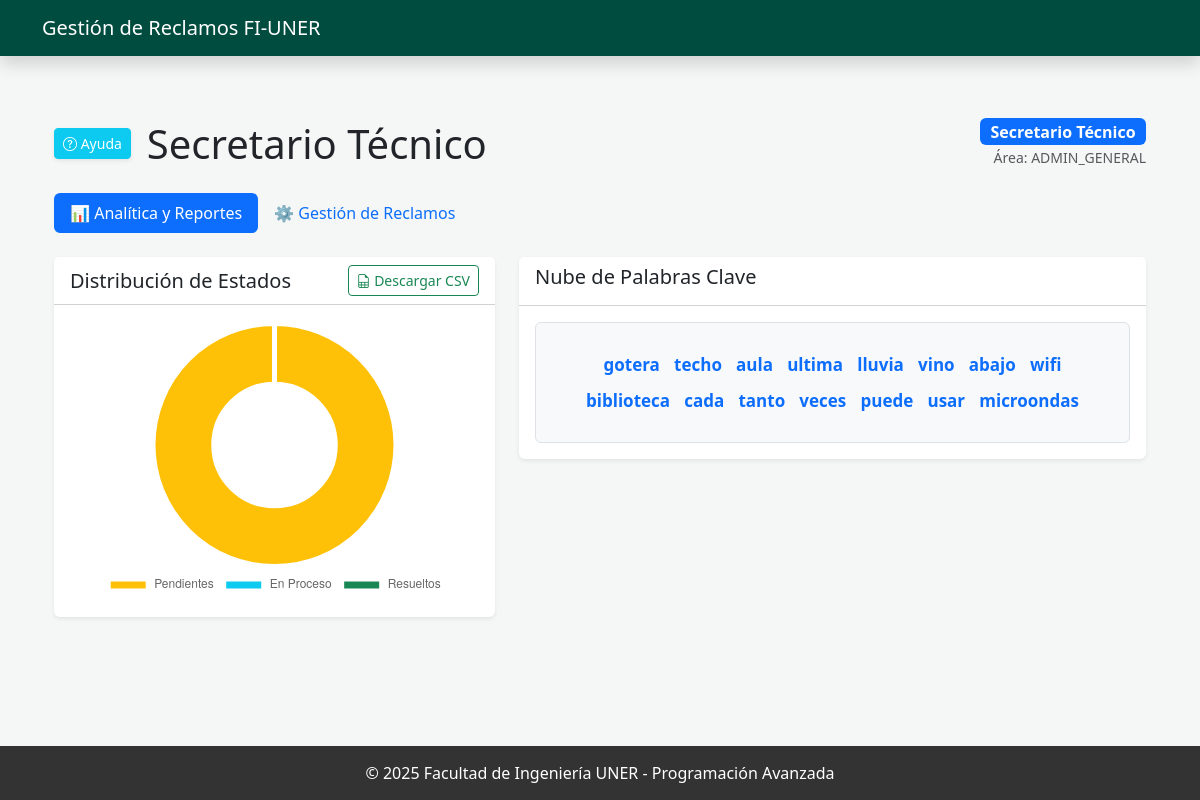
/admin/dashboard (signed in), run on the app's committed database.
### modules/usuarios.py (models this page shows)
class Usuario(db.Model):
    __tablename__ = 'usuarios' # Nombre de la tabla en la base de datos, seguido de los atributos/columnas
    id = db.Column(db.Integer, primary_key=True)
    username = db.Column(db.String(50), unique=True, nullable=False)
    password = db.Column(db.String(100), nullable=False)
    nombre = db.Column(db.String(50))
    apellido = db.Column(db.String(50))
    claustro = db.Column(db.Enum(Claustro))
    rol_admin = db.Column(db.Enum(RolAdmin))
    departamento_id = db.Column(db.String(50), nullable=True)
    reclamos_creados = db.relationship('Reclamo', backref='autor', lazy=True) # Relación uno a muchos con Reclamo
    tipo_usuario = db.Column(db.String(50)) # Columna para el tipo de usuario (polimorfismo)
    __mapper_args__ = {
        'polymorphic_identity': 'usuario',
        'polymorphic_on': tipo_usuario
    }

### app.py (the view)
@app.route('/admin/dashboard')
@login_required
def admin_dashboard():
    user = Usuario.query.get(session['user_id'])
    if user.tipo_usuario == 'secretario':
        reclamos_lista = Reclamo.query.all()
        depto_para_analitica = None
    else:
        reclamos_lista = Reclamo.query.filter_by(departamento_id=user.departamento_id).all()
        depto_para_analitica = user.departamento_id
    datos_analitica = analitica_servicio.obtener_datos_dashboard(depto_para_analitica)
    return render_template('admin_dashboard.html',
                           reclamos_admin=reclamos_lista,
                           data_analitica=datos_analitica,
                           current_user=user)

### app.py (called while the page is built)
def login_required(f):
    @wraps(f)
    def decorated_function(*args, **kwargs):
        if 'user_id' not in session:
            flash("Por favor, inicia sesión.", "warning")
            return redirect(url_for('login'))
        return f(*args, **kwargs)
    return decorated_function

### templates/admin_dashboard.html (shortened to what this page needs)
{% extends "base.html" %}
{% block content %}
<div class="container mt-4">
    <div class="d-flex justify-content-between align-items-center mb-4">
        <div class="d-flex align-items-center">
            <button type="button" class="btn btn-info btn-sm me-3 shadow-sm text-white" data-bs-toggle="modal" data-bs-target="#modalAyuda">
                <i class="bi bi-question-circle"></i> Ayuda
            </button>
            <h1 class="mb-0">
                 {{ current_user.rol_admin.value }}
            </h1>
        </div>
        <div class="text-end">
            <span class="badge bg-primary fs-6">{{ current_user.nombre }} {{ current_user.apellido if current_user.apellido else '' }}</span><br>
            <small class="text-muted">Área: {{ current_user.departamento_id or 'General' }}</small>
        </div>
    </div>
    <ul class="nav nav-pills mb-4" id="adminTabs" role="tablist">
        <li class="nav-item">
            <button class="nav-link active" data-bs-toggle="pill" data-bs-target="#analitica">📊 Analítica y Reportes</button>
        </li>
        <li class="nav-item">
            <button class="nav-link" data-bs-toggle="pill" data-bs-target="#gestion">⚙️ Gestión de Reclamos</button>
        </li>
    </ul>
    <div class="tab-content">
        <div class="tab-pane fade show active" id="analitica">
            <div class="row">
                <div class="col-md-5">
                    <div class="card shadow-sm mb-4 border-0">
                        <div class="card-header bg-white d-flex justify-content-between align-items-center">
                            <h5 class="mb-0">Distribución de Estados</h5>
                            <a href="{{ url_for('descargar_reporte') }}" class="btn btn-sm btn-outline-success">
                                <i class="bi bi-file-earmark-spreadsheet"></i> Descargar CSV
                            </a>
                        </div>
                        <div class="card-body text-center">
                            <canvas id="chartEstados" style="max-height: 280px;"></canvas>
                        </div>
                    </div>
                </div>
                <div class="col-md-7">
                    <div class="card shadow-sm mb-4 border-0">
                        <div class="card-header bg-white"><h5>Nube de Palabras Clave</h5></div>
                        <div class="card-body text-center">
                            <div class="p-4 border rounded bg-light">
                                {% if data_analitica.frecuencia %}
                                    {% for palabra, cuenta in data_analitica.frecuencia.items() %}
                                        <span style="font-size: {{ 14 + (cuenta * 3) }}px; margin: 5px;" class="text-primary fw-bold d-inline-block">
                                            {{ palabra }}
                                        </span>
                                    {% endfor %}
                                {% else %}
                                    <p class="text-muted">No hay datos para generar la nube de palabras.</p>
                                {% endif %}
                            </div>
                        </div>
                    </div>
                </div>
            </div>
        </div>
    </div>
</div>
<script>
    document.addEventListener('DOMContentLoaded', function() {
        const ctx = document.getElementById('chartEstados').getContext('2d');
        new Chart(ctx, {
            type: 'doughnut',
            data: {
                labels: ['Pendientes', 'En Proceso', 'Resueltos'],
                datasets: [{
                    data: [
                        {{ data_analitica.stats.pendientes if data_analitica.stats else 0 }},
                        {{ data_analitica.stats.en_proceso if data_analitica.stats else 0 }},
                        {{ data_analitica.stats.resueltos if data_analitica.stats else 0 }}
                    ],
                    backgroundColor: ['#ffc107', '#0dcaf0', '#198754'],
                    borderWidth: 5,
                    borderColor: '#ffffff'
                }]
            },
            options: {
                responsive: true,
                maintainAspectRatio: false,
                plugins: { legend: { position: 'bottom' } }
            }
        });
    });
</script>
{% endblock %}

### templates/base.html (shortened to what this page needs)
<!DOCTYPE html>
<html lang="es">
<head>
    <link href="https://cdn.jsdelivr.net/npm/bootstrap@5.3.0/dist/css/bootstrap.min.css" rel="stylesheet">
    <link rel="stylesheet" href="https://cdn.jsdelivr.net/npm/bootstrap-icons@1.10.0/font/bootstrap-icons.css">
</head>
<body class="d-flex flex-column">
    <nav class="navbar navbar-expand-lg navbar-dark fixed-top shadow">
        <div class="container">
            <a class="navbar-brand" href="{{ url_for('index') }}">
                Gestión de Reclamos FI-UNER
            </a>
        </div>
    </nav>
    <div class="container my-4">
        {% block content %}{% endblock %}
    </div>
    <footer class="footer">
        © 2025 Facultad de Ingeniería UNER - Programación Avanzada
    </footer>
</body>
</html>

### templates/base.html (style rules this page uses)
body { padding-top: 70px; background-color: #f4f7f6; min-height: 100vh; }
.navbar { background-color: #004d40; }
.footer { background-color: #333; color: white; padding: 15px 0; text-align: center; width: 100%; margin-top: auto; }

### data on the page
Usuario: rol_admin.value "Secretario Técnico", nombre "Secretario", apellido "Técnico", departamento "ADMIN_GENERAL"

### other printed values
{{ palabra }} "gotera" "techo" "aula" "ultima" "lluvia" "vino" "abajo" "wifi" "biblioteca" "cada" "tanto" "veces" "puede" "usar" "microondas"
